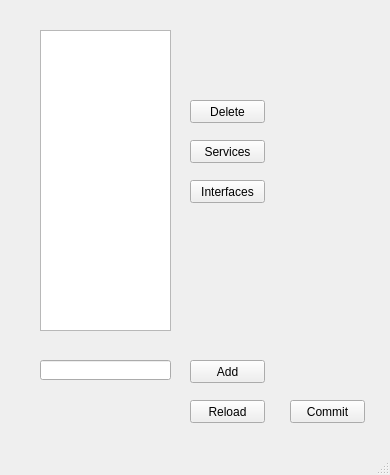
<?xml version="1.0" encoding="UTF-8"?>
<ui version="4.0">
 <class>Zones</class>
 <widget class="QMainWindow" name="Zones">
  <property name="geometry">
   <rect>
    <x>0</x>
    <y>0</y>
    <width>390</width>
    <height>475</height>
   </rect>
  </property>
  <property name="minimumSize">
   <size>
    <width>390</width>
    <height>475</height>
   </size>
  </property>
  <property name="maximumSize">
   <size>
    <width>390</width>
    <height>475</height>
   </size>
  </property>
  <property name="windowTitle">
   <string>MainWindow</string>
  </property>
  <widget class="QWidget" name="centralwidget">
   <widget class="QListView" name="ZoneList">
    <property name="geometry">
     <rect>
      <x>40</x>
      <y>30</y>
      <width>131</width>
      <height>301</height>
     </rect>
    </property>
   </widget>
   <widget class="QPushButton" name="SelectBtn">
    <property name="geometry">
     <rect>
      <x>190</x>
      <y>140</y>
      <width>75</width>
      <height>23</height>
     </rect>
    </property>
    <property name="text">
     <string>Services</string>
    </property>
   </widget>
   <widget class="QPushButton" name="DeleteBtn">
    <property name="geometry">
     <rect>
      <x>190</x>
      <y>100</y>
      <width>75</width>
      <height>23</height>
     </rect>
    </property>
    <property name="text">
     <string>Delete</string>
    </property>
   </widget>
   <widget class="QPushButton" name="AddBtn">
    <property name="geometry">
     <rect>
      <x>190</x>
      <y>360</y>
      <width>75</width>
      <height>23</height>
     </rect>
    </property>
    <property name="text">
     <string>Add</string>
    </property>
   </widget>
   <widget class="QPushButton" name="ReloadBtn">
    <property name="geometry">
     <rect>
      <x>190</x>
      <y>400</y>
      <width>75</width>
      <height>23</height>
     </rect>
    </property>
    <property name="text">
     <string>Reload</string>
    </property>
   </widget>
   <widget class="QPushButton" name="CommitBtn">
    <property name="geometry">
     <rect>
      <x>290</x>
      <y>400</y>
      <width>75</width>
      <height>23</height>
     </rect>
    </property>
    <property name="text">
     <string>Commit</string>
    </property>
   </widget>
   <widget class="QPushButton" name="InterfacesBtn">
    <property name="geometry">
     <rect>
      <x>190</x>
      <y>180</y>
      <width>75</width>
      <height>23</height>
     </rect>
    </property>
    <property name="text">
     <string>Interfaces</string>
    </property>
   </widget>
   <widget class="QLineEdit" name="lineEdit">
    <property name="geometry">
     <rect>
      <x>40</x>
      <y>360</y>
      <width>131</width>
      <height>20</height>
     </rect>
    </property>
   </widget>
  </widget>
  <widget class="QMenuBar" name="menubar">
   <property name="geometry">
    <rect>
     <x>0</x>
     <y>0</y>
     <width>390</width>
     <height>21</height>
    </rect>
   </property>
  </widget>
  <widget class="QStatusBar" name="statusbar"/>
 </widget>
 <resources/>
 <connections/>
</ui>
